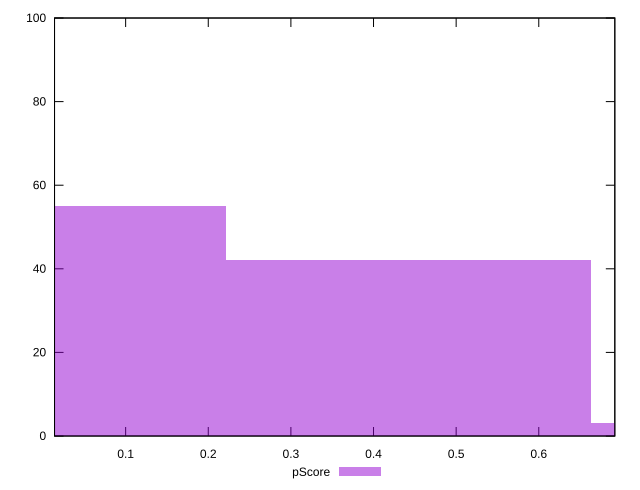

This chart was generated by the following gnuplot code:
reset

$pScore <<EOF
0 55
0.44205994366915335 42
0.8841198873383067 3
EOF

set key outside below
set boxwidth 0.44205994366915335
set xrange [0.013942328072268528:0.692035861611935]
set yrange [0:100]
set trange [0:100]
set style fill transparent solid 0.5 noborder
set terminal svg size 640, 490 enhanced background rgb 'white'
set output "report_00013_2021-02-09T12-04-24.940Z/mainthread-work-breakdown/samples/pages+cached/pScore/histogram.svg"

plot $pScore title "pScore" with boxes

reset
